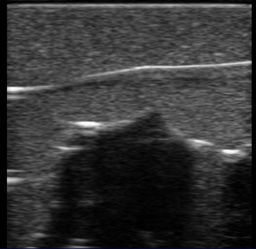
#> input picture Spine_navigation_Polyu/GUI/spine.JPG, 256 x 249 px, shrunk from 940 x 916 before the run, found by its file name
$ python contrast_enhancement.py
#> lines starting #> are read from the running program, lines starting #| are printed output that depends on the picture
from __future__ import print_function
from builtins import input
import cv2 as cv
import numpy as np
import argparse
# Read image given by user
parser = argparse.ArgumentParser(description='Code for Changing the contrast and brightness of an image! tutorial.')
parser.add_argument('--input', help='Path to input image.', default='spine.jpg')
args = parser.parse_args()
# [4 lines of commented-out code are left out]
image = cv.imread('spine.jpg')
#> image is the input picture: shape (249, 256, 3); mean B, G, R 52.5, 52.3, 52.3
new_image = np.zeros(image.shape, image.dtype)
alpha = 1.0 # Simple contrast control
beta = 0    # Simple brightness control
# Initialize values
print(' Basic Linear Transforms ')
print('-------------------------')
try:
    alpha = float(input('* Enter the alpha value [1.0-3.0]: '))
#> the answer given: 1
    beta = int(input('* Enter the beta value [0-100]: '))
#> the answer given: 3
except ValueError:
    print('Error, not a number')
# Do the operation new_image(i,j) = alpha*image(i,j) + beta
# Instead of these 'for' loops we could have used simply:
# new_image = cv.convertScaleAbs(image, alpha=alpha, beta=beta)
# but we wanted to show you how to access the pixels :)
for y in range(image.shape[0]):
    for x in range(image.shape[1]):
        for c in range(image.shape[2]):
            new_image[y,x,c] = np.clip(alpha*image[y,x,c] + beta, 0, 255)

image = cv.resize(image, (0, 0), fx=0.5, fy=0.5)
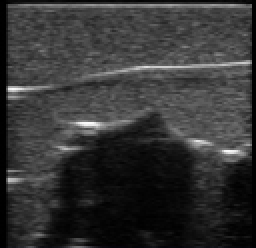
#> image: shape (124, 128, 3) (shown 2 times larger); mean B, G, R 52.6, 52.6, 52.6
new_image = cv.resize(new_image, (0, 0), fx=0.5, fy=0.5)
#> new_image: shape (124, 128, 3)
cv.imshow('Original Image', image)
cv.imshow('New Image', new_image)
#cv.imshow("Result", np.hstack([image, new_image]))
# Wait until user press some key
cv.waitKey()
